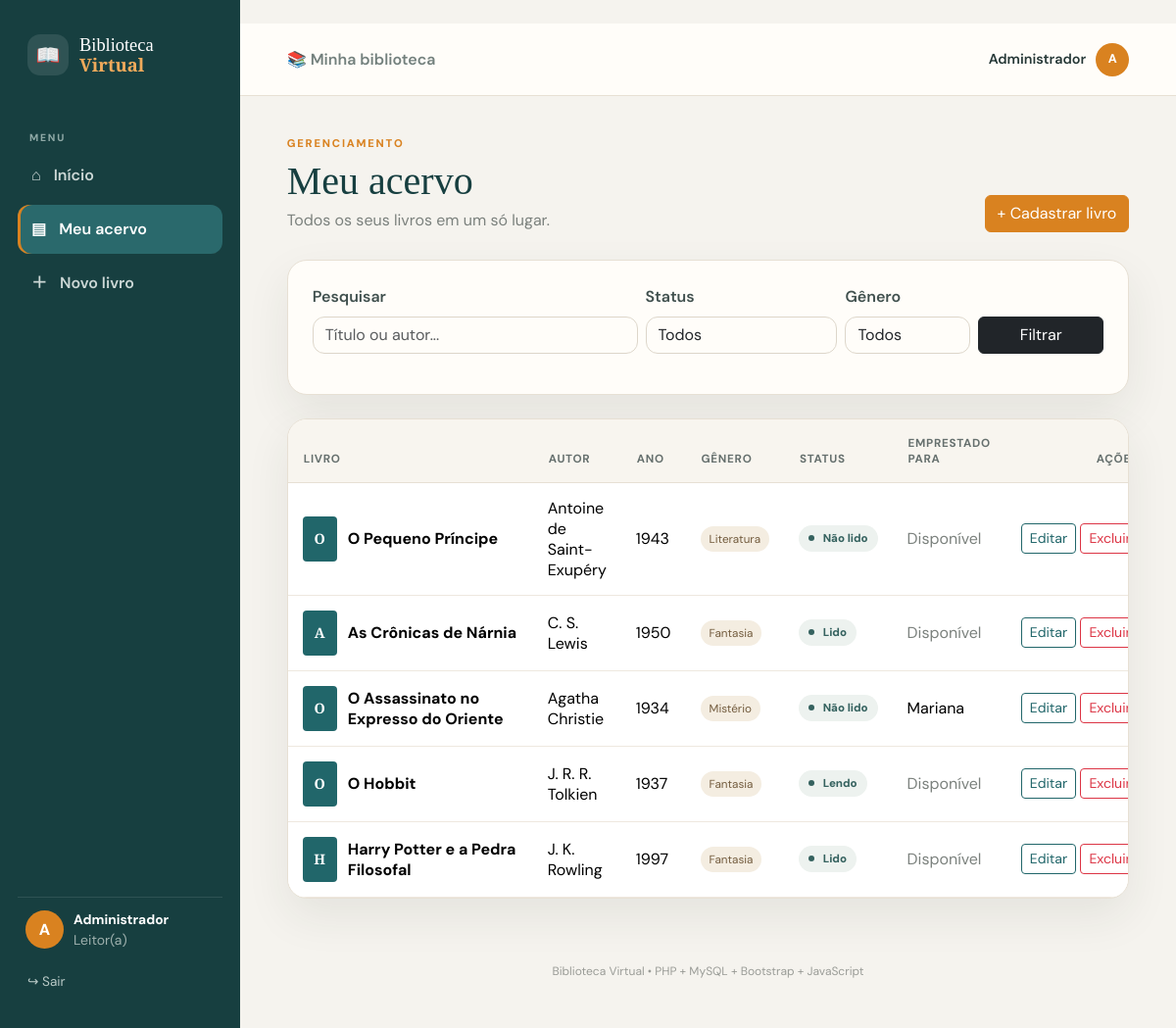
Screenshot of /livros/listar.php (signed in) with the database file from the repository.
### tables this page shows
CREATE TABLE livros (
    id INT AUTO_INCREMENT PRIMARY KEY,
    titulo VARCHAR(150) NOT NULL,
    autor VARCHAR(100) NOT NULL,
    ano INT NOT NULL,
    genero VARCHAR(50) NOT NULL,
    status_leitura ENUM('Não lido','Lendo','Lido') NOT NULL DEFAULT 'Não lido',
    emprestado_para VARCHAR(100) DEFAULT NULL,
    criado_em TIMESTAMP DEFAULT CURRENT_TIMESTAMP
);

### livros/listar.php (the view, shortened to what this page needs)
<?php
require_once __DIR__ . '/../config/conexao.php';
$busca = trim($_GET['busca'] ?? '');
$sql = "SELECT * FROM livros WHERE 1=1";
$params = [];
$sql .= " ORDER BY id DESC";
$stmt = $pdo->prepare($sql);
$stmt->execute($params);
$livros = $stmt->fetchAll(PDO::FETCH_ASSOC);
?>
<?php include __DIR__ . '/../includes/app-header.php'; ?>
<div class="page-title">
    <div>
        <span class="eyebrow">
            GERENCIAMENTO
        </span>
        <h1>
            Meu acervo
        </h1>
        <p>
            Todos os seus livros em um só lugar.
        </p>
    </div>
    <a
        href="cadastrar.php"
        class="btn btn-primary"
    >
        + Cadastrar livro
    </a>
</div>
<div class="content-card mb-4">
    <form
        method="GET"
        class="row g-2 align-items-end"
    >
        <div class="col-lg-5">
            <label class="form-label">
                Pesquisar
            </label>
            <input
                type="text"
                name="busca"
                class="form-control"
                placeholder="Título ou autor..."
                value="<?= htmlspecialchars($busca) ?>"
            >
        </div>
        <div class="col-lg-3">
            <label class="form-label">
                Status
            </label>
            <select
                name="status"
                class="form-select"
            >
                <option value="">
                    Todos
                </option>
            </select>
        </div>
        <div class="col-lg-2">
            <label class="form-label">
                Gênero
            </label>
            <select
                name="genero"
                class="form-select"
            >
                <option value="">
                    Todos
                </option>
            </select>
        </div>
        <div class="col-lg-2 d-grid">
            <button
                type="submit"
                class="btn btn-dark"
            >
                Filtrar
            </button>
        </div>
    </form>
</div>
<div class="content-card p-0 overflow-hidden">
    <div class="table-responsive">
        <table class="table align-middle mb-0 library-table">
            <thead>
                <tr>
                    <th>
                        Livro
                    </th>
                    <th>
                        Autor
                    </th>
                    <th>
                        Ano
                    </th>
                    <th>
                        Gênero
                    </th>
                    <th>
                        Status
                    </th>
                    <th>
                        Emprestado para
                    </th>
                    <th class="text-end">
                        Ações
                    </th>
                </tr>
            </thead>
            <tbody>
                <?php foreach ($livros as $livro): ?>
                    <tr>
                        <td>
                            <div class="table-book">
                                <div class="mini-cover">
                                    <?= htmlspecialchars(
                                        mb_substr(
                                            $livro['titulo'],
                                            0,
                                            1
                                        )
                                    ) ?>
                                </div>
                                <strong>
                                    <?= htmlspecialchars(
                                        $livro['titulo']
                                    ) ?>
                                </strong>
                            </div>
                        </td>
                        <td>
                            <?= htmlspecialchars(
                                $livro['autor']
                            ) ?>
                        </td>
                        <td>
                            <?= htmlspecialchars(
                                $livro['ano']
                            ) ?>
                        </td>
                        <td>
                            <span class="genre-tag">
                                <?= htmlspecialchars(
                                    $livro['genero']
                                ) ?>
                            </span>
                        </td>
                        <td>
                            <span class="status-pill">
                                <?= htmlspecialchars(
                                    $livro['status_leitura']
                                ) ?>
                            </span>
                        </td>
                        <td>
                            <?php if (!empty($livro['emprestado_para'])): ?>
                                <?= htmlspecialchars(
                                    $livro['emprestado_para']
                                ) ?>
                            <?php else: ?>
                                <span class="muted">
                                    Disponível
                                </span>
                            <?php endif; ?>
                        </td>
                        <td class="text-end text-nowrap">
                            <a
                                class="btn btn-sm btn-outline-primary"
                                href="editar.php?id=<?= (int)$livro['id'] ?>"
                            >
                                Editar
                            </a>
                            <a
                                class="btn btn-sm btn-outline-danger"
                                href="excluir.php?id=<?= (int)$livro['id'] ?>"
                                onclick="return confirmarExclusao(<?= htmlspecialchars(
                                    json_encode(
                                        $livro['titulo'],
                                        JSON_UNESCAPED_UNICODE
                                    )
                                ) ?>)"
                            >
                                Excluir
                            </a>
                        </td>
                    </tr>
                <?php endforeach; ?>
            </tbody>
        </table>
    </div>
</div>
<?php include __DIR__ . '/../includes/app-footer.php'; ?>

### assets/css/style.css (style rules this page uses)
:root { --cream:#f7f2e8; --paper:#fffdf8; --ink:#173f40; --teal:#21666a; --teal-dark:#174e51; --orange:#d98220; --orange-dark:#bd6c16; --muted:#7b817d; --line:#e7e0d4; --shadow:0 18px 45px rgba(40,48,43,.08); }
* { box-sizing:border-box }
body { margin:0;font-family:"DM Sans",sans-serif;background:#f5f3ee;color:#263837 }
h1,h2,h3 { font-family:"Playfair Display",serif;color:var(--ink) }
.btn-primary { background:var(--orange);border-color:var(--orange);color:#fff }
.btn-outline-primary { color:var(--teal);border-color:var(--teal) }
.form-control,.form-select { border:1px solid #ddd6ca;background:#fffdf9;border-radius:12px }
.form-label { font-weight:600;color:#40504e }
.muted { color:var(--muted) }
.eyebrow { display:block;letter-spacing:.16em;font-size:.7rem;font-weight:800;color:var(--orange);margin-bottom:6px }
.app-body { background:#f5f3ee }
.page-title { display:flex;justify-content:space-between;gap:25px;align-items:end;margin-bottom:28px }
.page-title h1 { font-size:2.5rem;margin:0 }
.page-title p { color:var(--muted);margin:4px 0 0 }
.metric,.content-card { background:#fffdf9;border:1px solid var(--line);box-shadow:var(--shadow);border-radius:20px }
.content-card { padding:25px }
.book-cover,.mini-cover { background:var(--teal);color:#fff;display:grid;place-items:center;font-family:"Playfair Display",serif;font-weight:700;flex:0 0 auto }
.status-pill { display:inline-block;padding:6px 10px;border-radius:99px;background:#edf2ef;color:#35625f;font-size:.72rem;font-weight:800;white-space:nowrap }
.status-pill:before { content:"";display:inline-block;width:6px;height:6px;background:currentColor;border-radius:50%;margin-right:6px;vertical-align:1px }
.library-table thead th { background:#f8f5ef;color:#66706e;font-size:.73rem;text-transform:uppercase;letter-spacing:.06em;border-bottom:1px solid var(--line);padding:16px }
.library-table tbody td { padding:15px;border-color:#eee8df }
.table-book { display:flex;align-items:center;gap:11px;min-width:220px }
.mini-cover { width:35px;height:46px;border-radius:4px;font-size:.9rem }
.genre-tag { background:#f4ede1;border-radius:99px;padding:5px 9px;font-size:.73rem;color:#735c3e }

### rows the page displays
livros: titulo "O", titulo "O Pequeno Príncipe", autor "Antoine de Saint-Exupéry", ano "1943", genero "Literatura", status_leitura "Não lido", shows "Disponível"
livros: titulo "A", titulo "As Crônicas de Nárnia", autor "C. S. Lewis", ano "1950", genero "Fantasia", status_leitura "Lido", shows "Disponível"
livros: titulo "O", titulo "O Assassinato no Expresso do Oriente", autor "Agatha Christie", ano "1934", genero "Mistério", status_leitura "Não lido", emprestado_para "Mariana"
livros: titulo "O", titulo "O Hobbit", autor "J. R. R. Tolkien", ano "1937", genero "Fantasia", status_leitura "Lendo", shows "Disponível"
livros: titulo "H", titulo "Harry Potter e a Pedra Filosofal", autor "J. K. Rowling", ano "1997", genero "Fantasia", status_leitura "Lido", shows "Disponível"

### other values shown
mb_strtoupper(mb_substr(usuarioAtual(),0,1)) "A"
usuarioAtual() "Administrador"
